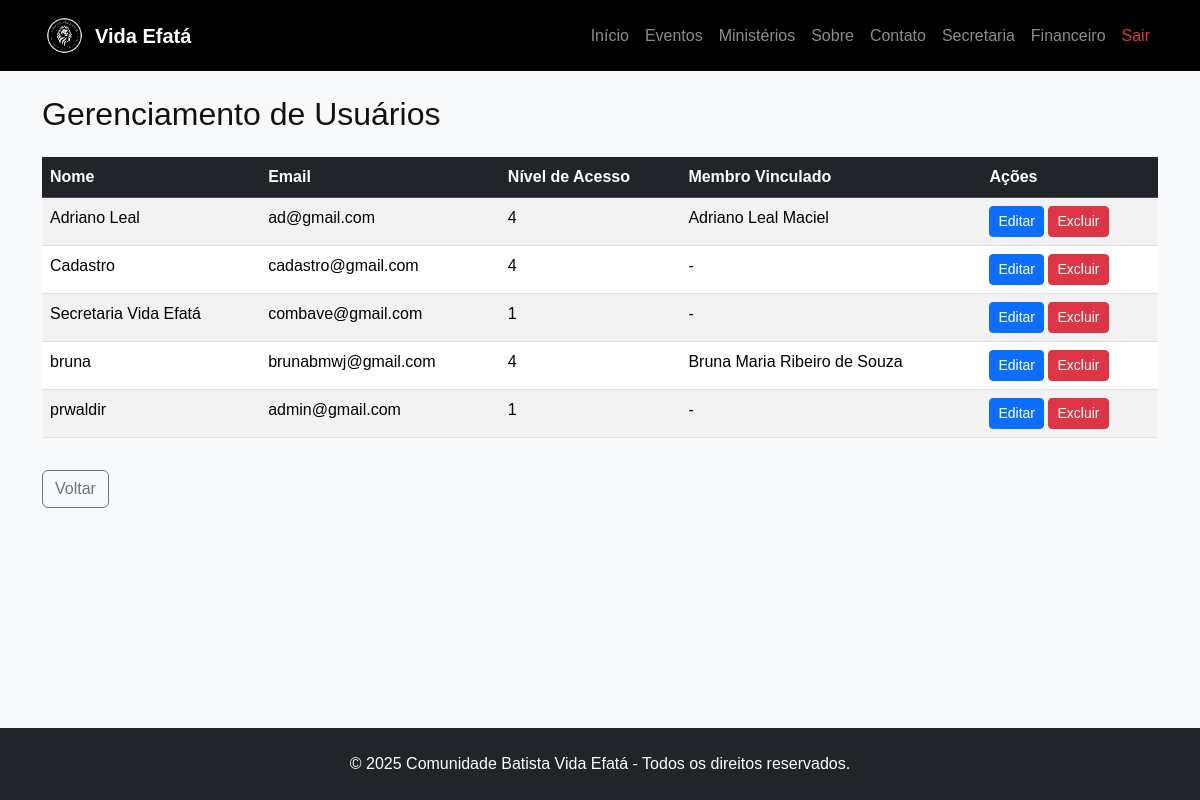
Screenshot of /secretaria/usuarios/listar (signed in) with the database file from the repository.
### app.py (models this page shows, shortened)
class User(UserMixin, db.Model):
    __tablename__ = 'user'
    id = db.Column(db.Integer, primary_key=True)
    nome = db.Column(db.String(100), nullable=False)
    email = db.Column(db.String(100), unique=True, nullable=False)
    senha = db.Column(db.String(200), nullable=False)
    nivel_acesso = db.Column(db.Integer, default=2)
    is_secretaria = db.Column(db.Boolean, default=False)
    is_admin = db.Column(db.Boolean, default=False)
    membro_id = db.Column(db.Integer, db.ForeignKey('membro.id', name="fk_user_membro"), nullable=True)
    membro = db.relationship('Membro', backref='usuario', lazy=True)

class Membro(db.Model):
    __tablename__ = 'membro'
    id = db.Column(db.Integer, primary_key=True)
    nome = db.Column(db.String(100), nullable=False)
    email = db.Column(db.String(100))
    telefone = db.Column(db.String(20))
    celular = db.Column(db.String(20))
    endereco = db.Column(db.String(200))
    cep = db.Column(db.String(10))
    bairro = db.Column(db.String(50))
    cidade = db.Column(db.String(50), default="São Paulo")
    estado = db.Column(db.String(2), default="SP")
    data_nascimento = db.Column(db.Date)
    estado_civil = db.Column(db.String(20))
    conjuge = db.Column(db.String(100))
    filhos = db.Column(db.Integer, default=0)
    batizado = db.Column(db.Boolean, default=False)
    data_batismo = db.Column(db.Date)
    ministerio = db.Column(db.String(100))
    foto = db.Column(db.String(100), default='default.jpg')
    data_cadastro = db.Column(db.DateTime, default=datetime.utcnow)
    status = db.Column(db.String(20), default='ativo')
    ativo = db.Column(db.Boolean, default=True)

### app.py (the view)
@app.route('/secretaria/usuarios/listar')
@login_required
def usuarios_listar():
    if current_user.nivel_acesso > 3:
        flash("Acesso negado.", "danger")
        return redirect(url_for('index'))
    usuarios = User.query.order_by(User.nome.asc()).all()
    return render_template('secretaria/usuarios_list.html', usuarios=usuarios)

### app.py (called while the page is built)
@login_manager.user_loader
def load_user(user_id):
    return User.query.get(int(user_id))

@app.context_processor
def inject_year():
    return {'current_year': datetime.now().year}

### templates/secretaria/usuarios_list.html (shortened to what this page needs)
{% extends 'base.html' %}
{% block content %}
<div class="container py-4">
    <h2 class="mb-4">Gerenciamento de Usuários</h2>
    <table class="table table-striped table-hover">
        <thead class="table-dark">
            <tr>
                <th>Nome</th>
                <th>Email</th>
                <th>Nível de Acesso</th>
                <th>Membro Vinculado</th>
                <th>Ações</th>
            </tr>
        </thead>
        <tbody>
            {% for u in usuarios %}
            <tr>
                <td>{{ u.nome }}</td>
                <td>{{ u.email }}</td>
                <td>{{ u.nivel_acesso }}</td>
                <td>{{ u.membro.nome if u.membro else '-' }}</td>
                <td>
                    <a href="{{ url_for('usuarios_editar', id=u.id) }}" class="btn btn-sm btn-primary">Editar</a>
                    {% if current_user.nivel_acesso == 1 %}
                    <form method="POST" action="{{ url_for('usuarios_excluir', id=u.id) }}" style="display:inline;">
                        <button type="submit" class="btn btn-sm btn-danger" onclick="return confirm('Excluir este usuário?')">Excluir</button>
                    </form>
                    {% endif %}
                </td>
            </tr>
            {% else %}
            <tr>
                <td colspan="5" class="text-center text-muted">Nenhum usuário cadastrado.</td>
            </tr>
            {% endfor %}
        </tbody>
    </table>
    <a href="{{ url_for('secretaria') }}" class="btn btn-outline-secondary mt-3">Voltar</a>
</div>
{% endblock %}

### static/css/style.css (style rules this page uses)
html, body { height: 100%; margin: 0; background-color: #fff; color: #111; font-family: 'Poppins', sans-serif; }

### rows the page displays
User: nome "Adriano Leal", email "ad@gmail.com", nivel_acesso "4", membro "Adriano Leal Maciel"
User: nome "Cadastro", email "cadastro@gmail.com", nivel_acesso "4", membro "-"
User: nome "Secretaria Vida Efatá", email "combave@gmail.com", nivel_acesso "1", membro "-"
User: nome "bruna", email "brunabmwj@gmail.com", nivel_acesso "4", membro "Bruna Maria Ribeiro de Souza"
User: nome "prwaldir", email "admin@gmail.com", nivel_acesso "1", membro "-"
